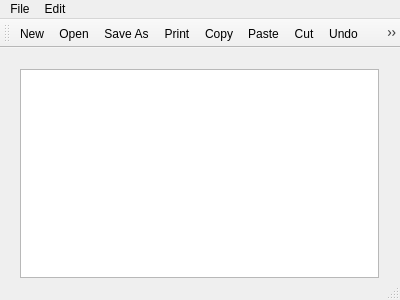
<?xml version="1.0" encoding="UTF-8"?>
<ui version="4.0">
 <class>MainWindow</class>
 <widget class="QMainWindow" name="MainWindow">
  <property name="geometry">
   <rect>
    <x>0</x>
    <y>0</y>
    <width>400</width>
    <height>300</height>
   </rect>
  </property>
  <property name="windowTitle">
   <string>MainWindow</string>
  </property>
  <widget class="QWidget" name="centralWidget">
   <widget class="QWidget" name="verticalLayoutWidget">
    <property name="geometry">
     <rect>
      <x>9</x>
      <y>10</y>
      <width>381</width>
      <height>231</height>
     </rect>
    </property>
    <layout class="QVBoxLayout" name="verticalLayout">
     <item>
      <widget class="QTextEdit" name="textEdit"/>
     </item>
    </layout>
   </widget>
  </widget>
  <widget class="QMenuBar" name="menuBar">
   <property name="geometry">
    <rect>
     <x>0</x>
     <y>0</y>
     <width>400</width>
     <height>22</height>
    </rect>
   </property>
   <widget class="QMenu" name="menuFile">
    <property name="title">
     <string>File</string>
    </property>
    <addaction name="actionNew"/>
    <addaction name="actionOpen"/>
    <addaction name="actionSave_As"/>
    <addaction name="actionPrint"/>
    <addaction name="actionExit"/>
   </widget>
   <widget class="QMenu" name="menuEdi">
    <property name="title">
     <string>Edit</string>
    </property>
    <addaction name="actionCopy"/>
    <addaction name="actionPaste"/>
    <addaction name="actionCut"/>
    <addaction name="actionUndo"/>
    <addaction name="actionRedo"/>
   </widget>
   <addaction name="menuFile"/>
   <addaction name="menuEdi"/>
  </widget>
  <widget class="QToolBar" name="mainToolBar">
   <attribute name="toolBarArea">
    <enum>TopToolBarArea</enum>
   </attribute>
   <attribute name="toolBarBreak">
    <bool>false</bool>
   </attribute>
   <addaction name="actionNew"/>
   <addaction name="actionOpen"/>
   <addaction name="actionSave_As"/>
   <addaction name="actionPrint"/>
   <addaction name="actionCopy"/>
   <addaction name="actionPaste"/>
   <addaction name="actionCut"/>
   <addaction name="actionUndo"/>
   <addaction name="actionRedo"/>
   <addaction name="actionExit"/>
  </widget>
  <widget class="QStatusBar" name="statusBar"/>
  <action name="actionNew">
   <property name="icon">
    <iconset resource="resources.qrc">
     <normaloff>:/imgs/Icons/Icons/New.bmp</normaloff>:/imgs/Icons/Icons/New.bmp</iconset>
   </property>
   <property name="text">
    <string>New</string>
   </property>
  </action>
  <action name="actionOpen">
   <property name="icon">
    <iconset resource="resources.qrc">
     <normaloff>:/imgs/Icons/Icons/Open.bmp</normaloff>:/imgs/Icons/Icons/Open.bmp</iconset>
   </property>
   <property name="text">
    <string>Open</string>
   </property>
  </action>
  <action name="actionSave_As">
   <property name="icon">
    <iconset resource="resources.qrc">
     <normaloff>:/imgs/Icons/Icons/Save.bmp</normaloff>:/imgs/Icons/Icons/Save.bmp</iconset>
   </property>
   <property name="text">
    <string>Save As</string>
   </property>
  </action>
  <action name="actionPrint">
   <property name="icon">
    <iconset resource="resources.qrc">
     <normaloff>:/imgs/Icons/Icons/print.png</normaloff>:/imgs/Icons/Icons/print.png</iconset>
   </property>
   <property name="text">
    <string>Print</string>
   </property>
  </action>
  <action name="actionExit">
   <property name="icon">
    <iconset resource="resources.qrc">
     <normaloff>:/imgs/Icons/Icons/exit.png</normaloff>:/imgs/Icons/Icons/exit.png</iconset>
   </property>
   <property name="text">
    <string>Exit</string>
   </property>
  </action>
  <action name="actionCopy">
   <property name="icon">
    <iconset resource="resources.qrc">
     <normaloff>:/imgs/Icons/Icons/Copy.bmp</normaloff>:/imgs/Icons/Icons/Copy.bmp</iconset>
   </property>
   <property name="text">
    <string>Copy</string>
   </property>
  </action>
  <action name="actionPaste">
   <property name="icon">
    <iconset resource="resources.qrc">
     <normaloff>:/imgs/Icons/Icons/Paste.bmp</normaloff>:/imgs/Icons/Icons/Paste.bmp</iconset>
   </property>
   <property name="text">
    <string>Paste</string>
   </property>
  </action>
  <action name="actionCut">
   <property name="icon">
    <iconset>
     <normalon>:/imgs/Icons/Icons/Cut.bmp</normalon>
    </iconset>
   </property>
   <property name="text">
    <string>Cut</string>
   </property>
  </action>
  <action name="actionUndo">
   <property name="icon">
    <iconset resource="resources.qrc">
     <normaloff>:/imgs/Icons/Icons/undo.png</normaloff>:/imgs/Icons/Icons/undo.png</iconset>
   </property>
   <property name="text">
    <string>Undo</string>
   </property>
  </action>
  <action name="actionRedo">
   <property name="icon">
    <iconset>
     <normalon>:/imgs/Icons/Icons/redo.png</normalon>
    </iconset>
   </property>
   <property name="text">
    <string>Redo</string>
   </property>
  </action>
 </widget>
 <layoutdefault spacing="6" margin="11"/>
 <resources>
  <include location="resources.qrc"/>
 </resources>
 <connections/>
</ui>
